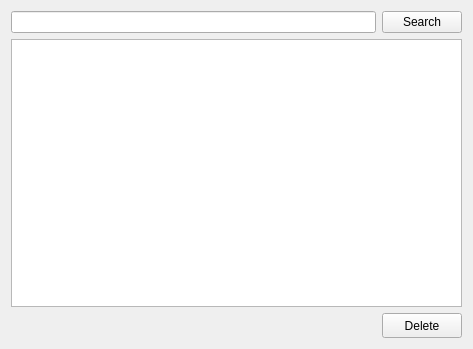
<?xml version="1.0" encoding="UTF-8"?>
<ui version="4.0">
 <class>Widget</class>
 <widget class="QWidget" name="Widget">
  <property name="geometry">
   <rect>
    <x>0</x>
    <y>0</y>
    <width>473</width>
    <height>349</height>
   </rect>
  </property>
  <property name="sizePolicy">
   <sizepolicy hsizetype="Expanding" vsizetype="Expanding">
    <horstretch>0</horstretch>
    <verstretch>0</verstretch>
   </sizepolicy>
  </property>
  <property name="windowTitle">
   <string>Widget</string>
  </property>
  <layout class="QVBoxLayout" name="verticalLayout">
   <item>
    <layout class="QHBoxLayout" name="horizontalLayout">
     <item>
      <widget class="QLineEdit" name="lineEdit"/>
     </item>
     <item>
      <widget class="QPushButton" name="pushButton">
       <property name="text">
        <string>Search</string>
       </property>
       <property name="shortcut">
        <string>Return</string>
       </property>
      </widget>
     </item>
    </layout>
   </item>
   <item>
    <widget class="QTableView" name="tableView"/>
   </item>
   <item>
    <layout class="QHBoxLayout" name="horizontalLayout_2">
     <item>
      <spacer name="horizontalSpacer">
       <property name="orientation">
        <enum>Qt::Orientation::Horizontal</enum>
       </property>
       <property name="sizeHint" stdset="0">
        <size>
         <width>118</width>
         <height>20</height>
        </size>
       </property>
      </spacer>
     </item>
     <item>
      <widget class="QPushButton" name="pushButton_2">
       <property name="minimumSize">
        <size>
         <width>80</width>
         <height>25</height>
        </size>
       </property>
       <property name="text">
        <string>Delete</string>
       </property>
      </widget>
     </item>
    </layout>
   </item>
  </layout>
 </widget>
 <resources/>
 <connections>
  <connection>
   <sender>pushButton</sender>
   <signal>clicked()</signal>
   <receiver>Widget</receiver>
   <slot>searchBtn()</slot>
   <hints>
    <hint type="sourcelabel">
     <x>439</x>
     <y>22</y>
    </hint>
    <hint type="destinationlabel">
     <x>245</x>
     <y>173</y>
    </hint>
   </hints>
  </connection>
  <connection>
   <sender>pushButton_2</sender>
   <signal>clicked()</signal>
   <receiver>Widget</receiver>
   <slot>deleteBtn()</slot>
   <hints>
    <hint type="sourcelabel">
     <x>422</x>
     <y>326</y>
    </hint>
    <hint type="destinationlabel">
     <x>236</x>
     <y>174</y>
    </hint>
   </hints>
  </connection>
 </connections>
 <slots>
  <slot>searchBtn()</slot>
  <slot>deleteBtn()</slot>
 </slots>
</ui>
